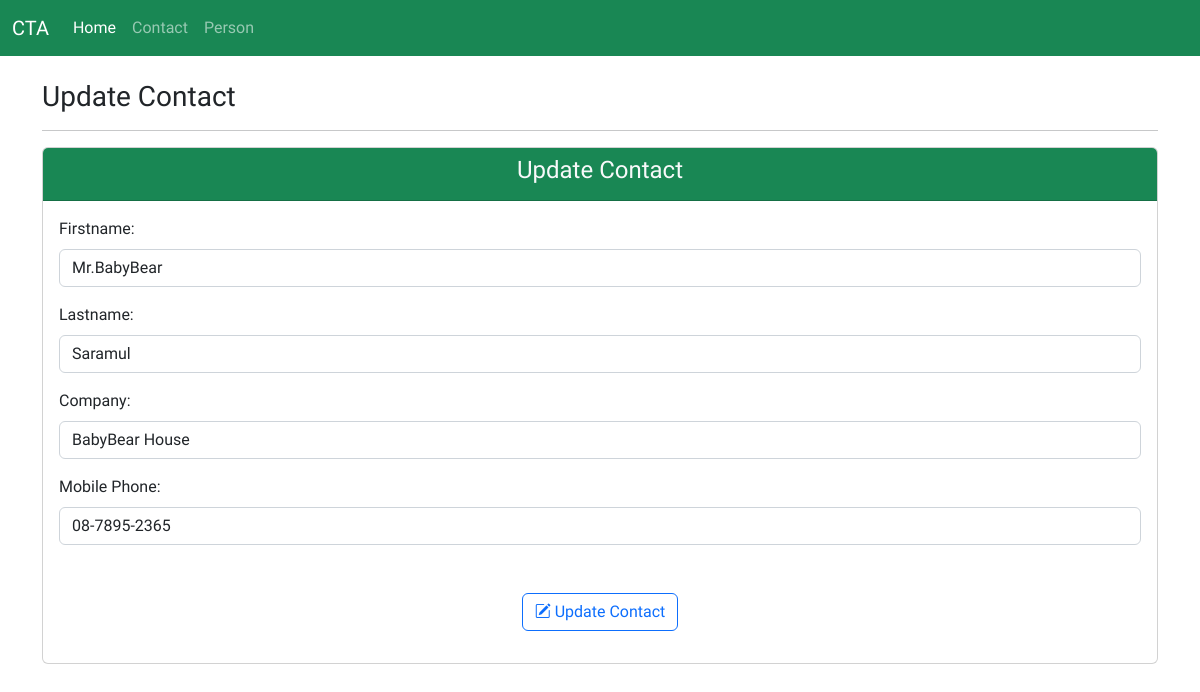
The page /contact/3/update_contact/ on the database its author committed.
### contactapp/models.py (models this page shows, shortened)
class Contact(models.Model):
  firstname = models.CharField(max_length=20)
  lastname = models.CharField(max_length=20)
  company = models.CharField(max_length=20)
  mobile = models.CharField(max_length=10)

### contactapp/views.py (the view)
# urls.py: path('<int:id>/update_contact/', views.update_contact, name='update_contact'),
def update_contact(request, id):
  contact = Contact.objects.get(pk=id)
  if request.method == 'POST':
    form = ContactForm(request.POST)
    if form.is_valid():
      contact.firstname = form.cleaned_data['firstname']
      contact.lastname = form.cleaned_data['lastname']
      contact.company = form.cleaned_data['company']
      contact.mobile = form.cleaned_data['mobile']
      contact.save()
      messages.success(request, 'Update Contact Successfully!')
      return redirect(to='contactapp:show_all')
  else:
    form = ContactForm(initial=
            {
              'firstname':contact.firstname,
              'lastname':contact.lastname,
              'company':contact.company,
              'mobile':contact.mobile,
            })
  context = {
    'title':'Update Contact',
    'form': form,
  }
  return render(request, 'contact/update_contact.html', context)

### contactapp/forms.py
class ContactForm(forms.Form):
  firstname = forms.CharField(label='Firstname', min_length=4, max_length=20,  widget=forms.TextInput(attrs={'class':'form-control'}), validators=[start_with_cap_letter,])
  lastname = forms.CharField(label='Lastname', min_length=4, max_length=20,  widget=forms.TextInput(attrs={'class':'form-control'}), validators=[start_with_cap_letter])
  company = forms.CharField(label='Company',  widget=forms.TextInput(attrs={'class':'form-control'}), validators=[start_with_cap_letter])
  mobile = forms.CharField(label='Mobile Phone', max_length=12, widget=forms.TextInput(attrs={'class':'form-control'}),
                           validators=[RegexValidator('[0]\d[-]\d{4}[-]\d{4}',message='enter mobile number format 0x-xxxx-xxxx')])

### templates/contact/update_contact.html (shortened to what this page needs)
{% extends 'layout.html' %}
{% block content %}
  <div class="container mt-4">
    <h3>{{title}}</h3>
    <hr>
    <div class="card mt-3 mb-4">
      <div class="card-header bg-success text-center text-light">
        <h4>{{title}}</h4>
      </div>
      <div class="card-body">
        <form method="post" novalidate>
          <div class="mb-3">
            <label class="form-label">{{form.firstname.label_tag}}</label>
            {% if form.errors %}
            {{form.firstname}}
            <div class="text-danger">
              {% for error in form.firstname.errors %}
                <span>{{error}}</span>
              {% endfor %}
            </div>
            {% else %}
            {{form.firstname}}
            {% endif %}
          </div>
          <div class="mb-3">
            <label class="form-label">{{form.lastname.label_tag}}</label>
            {{form.lastname}}
          </div>
          <div class="mb-3">
            <label class="form-label">{{form.company.label_tag}}</label>
            {{form.company}}
          </div>
          <div class="mb-3">
            <label class="form-label">{{form.mobile.label_tag}}</label>
            {{form.mobile}}
          </div>
          <div class="mb-3 text-center mt-5">
            <button type="submit" class="btn btn-outline-primary"><i class="bi bi-pencil-square"></i> Update Contact</button>
          </div>
        </form>
      </div>
    </div>
  </div>
{% endblock %}

### templates/layout.html (style rules this page uses)
body { font-family: 'Itim', cursive; }

### rows shown on the page
Contact: firstname "Mr.BabyBear", lastname "Saramul", company "BabyBear House", mobile "08-7895-2365"

### other values the page prints
{{ title }} "Update Contact"
